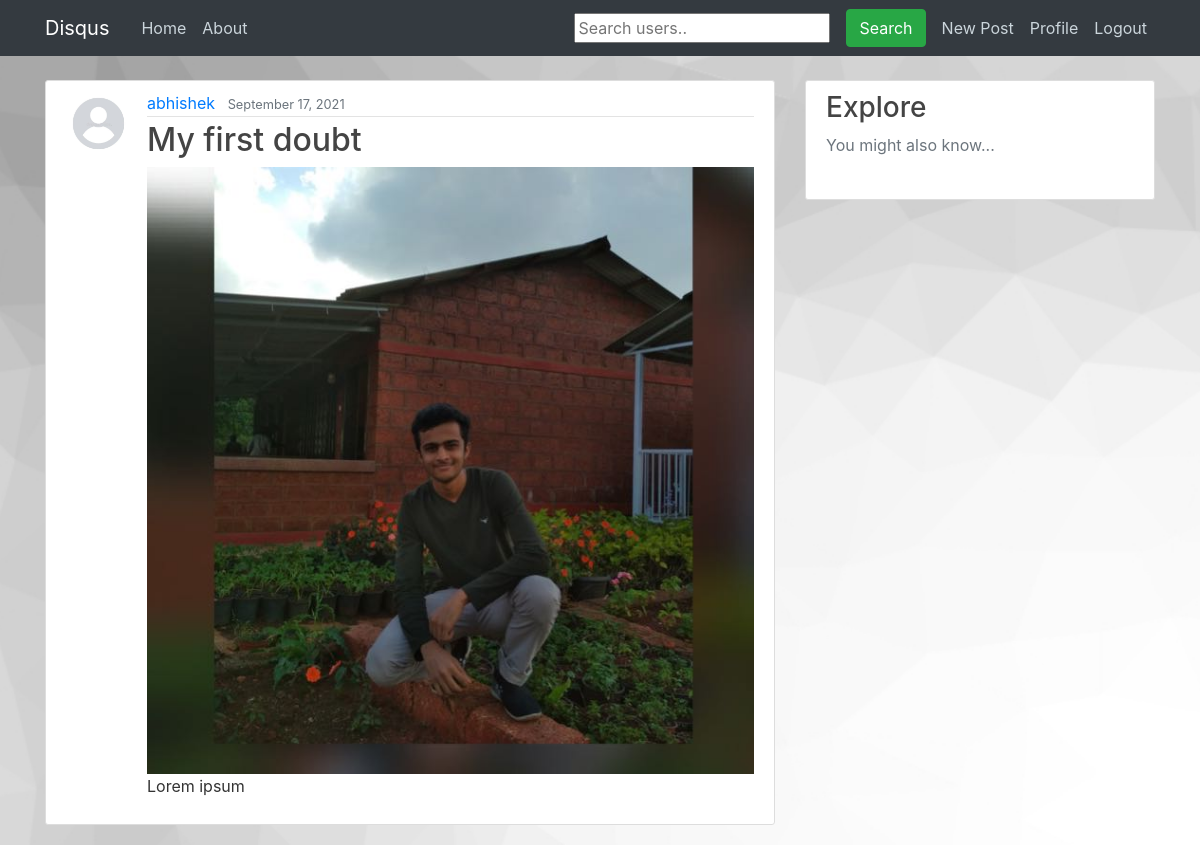
Page / (signed in) on the earlier database version.
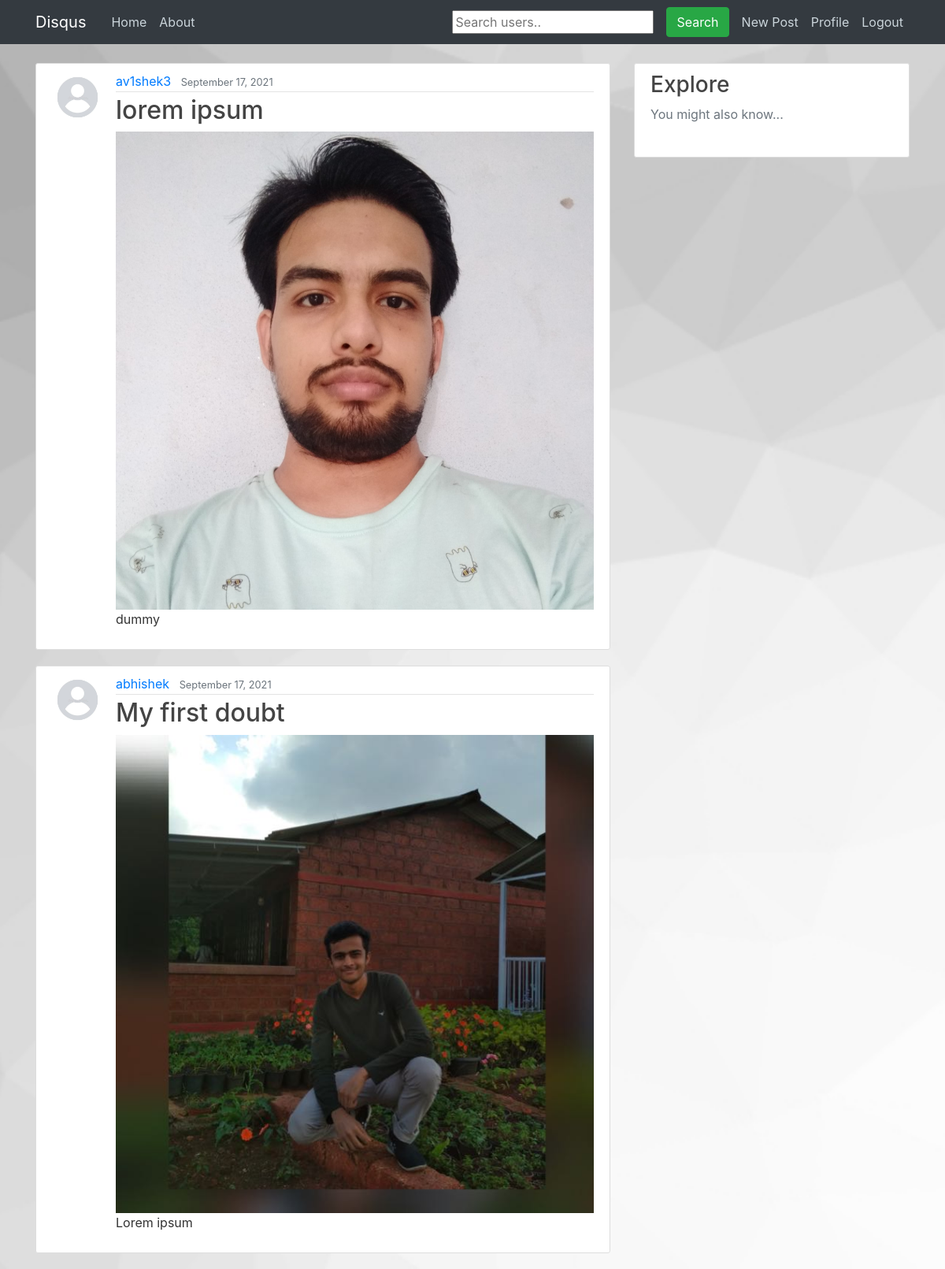
Same page on the later database version.
### feed/models.py (models this page shows, shortened)
class Post(models.Model):
	title = models.CharField(max_length=100)
	content = models.TextField()
	date_posted = models.DateTimeField(default=timezone.now)
	author = models.ForeignKey(User, on_delete=models.CASCADE)
	image = models.ImageField(upload_to='uploads', blank=True)
	upvote = models.ManyToManyField(User, related_name='upvote')
	downvote = models.ManyToManyField(User, related_name='downvote')

### accounts/models.py (models this page shows, shortened)
class Profile(models.Model):
	user = models.OneToOneField(User, on_delete=models.CASCADE)
	image = models.ImageField(default='default.jpg', upload_to='profile_pics')
	bio = models.CharField(max_length=255, blank=True)
	qs_cnt = models.IntegerField(default=0)
	ans_cnt = models.IntegerField(default=0)

### feed/views.py (the view)
# urls.py: path('', views.PostListView.as_view(), name='feed-home'),
class PostListView(LoginRequiredMixin, ListView):
	model = Post
	template_name = 'feed/home.html'
	context_object_name = 'posts'
	ordering = '-date_posted'
	paginate_by = 4
	def get_context_data(self, **kwargs):
		context = super(PostListView, self).get_context_data(**kwargs)
		return context

### feed/templates/feed/home.html (shortened to what this page needs)
{% extends "feed/base.html" %}
{% block content %}
	{% for post in posts %}
		<article class="media content-section">
		  <img class="rounded-circle article-img" src="{{ post.author.profile.image.url }}">
		  <div class="media-body">
		    <div class="article-metadata">
		      <a class="mr-2" href="{% url 'profile' post.author.id %}">{{ post.author }}</a>
		      <small class="text-muted">{{ post.date_posted|date:"F d, Y" }}</small>
		    </div>
		    <h2><a class="article-title" href="{% url 'post-detail' post.id %}">{{ post.title }}</a></h2>
        {% if post.image %}
          <img style="width:100%; height:auto;" src="{{ post.image.url }}">
        {% endif %}
		    <p class="article-content">{{ post.content }}</p>
		</article>
	{% endfor %}
{% endblock content %}

Differences in the rows shown:
added Post: author.profile.image (placeholder picture), author "av1shek3", date_posted "September 17, 2021", title "lorem ipsum", image (picture), content "dummy"
